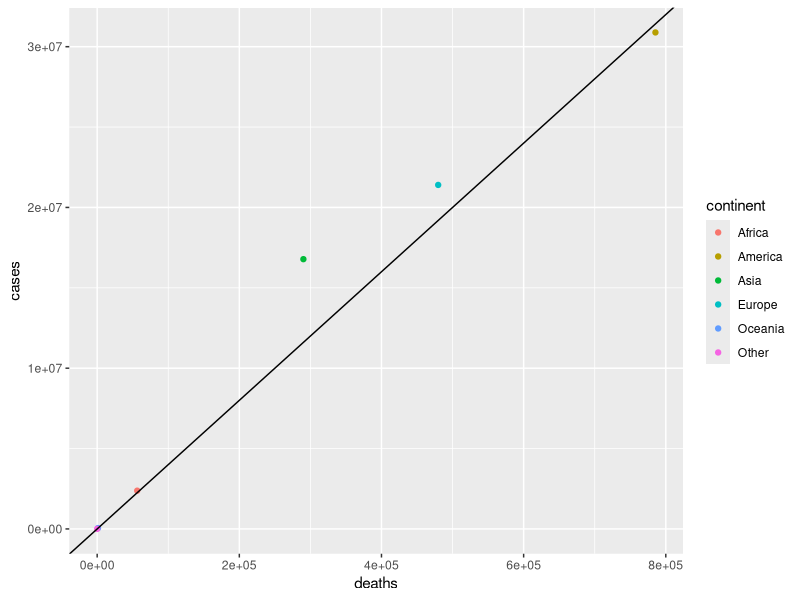
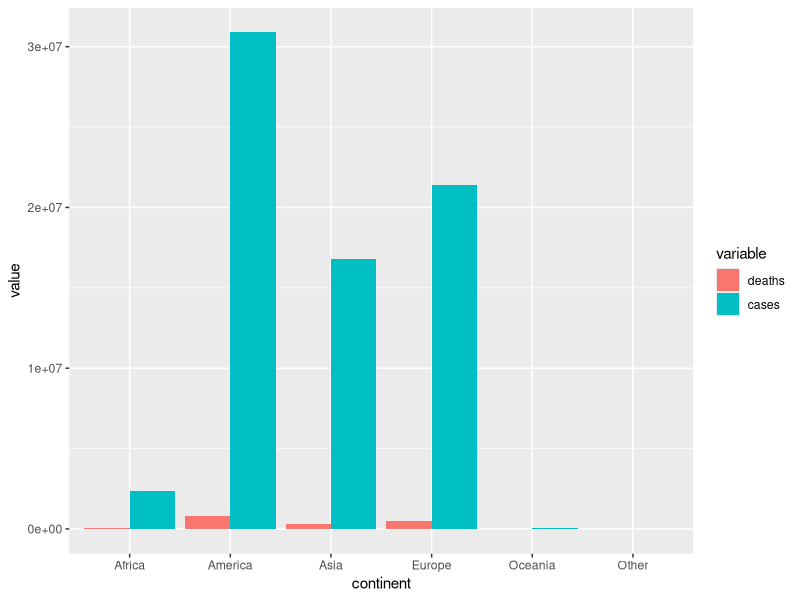
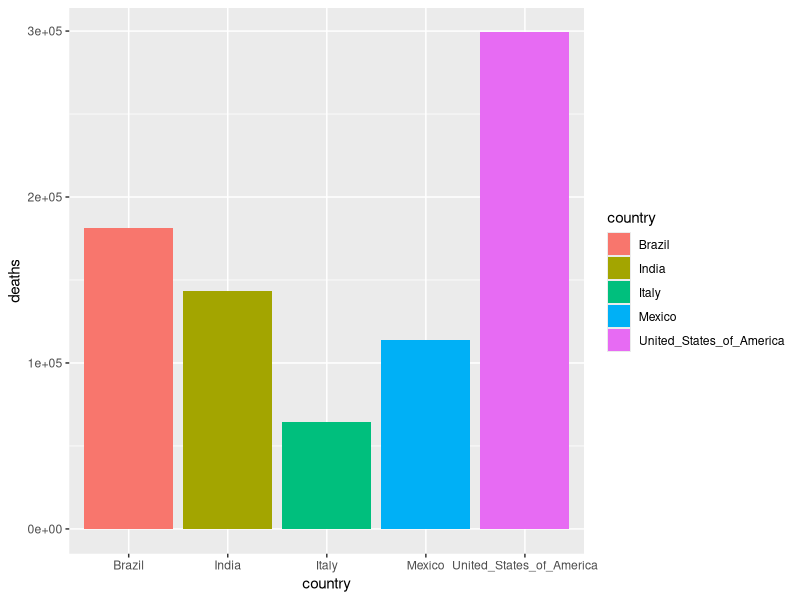
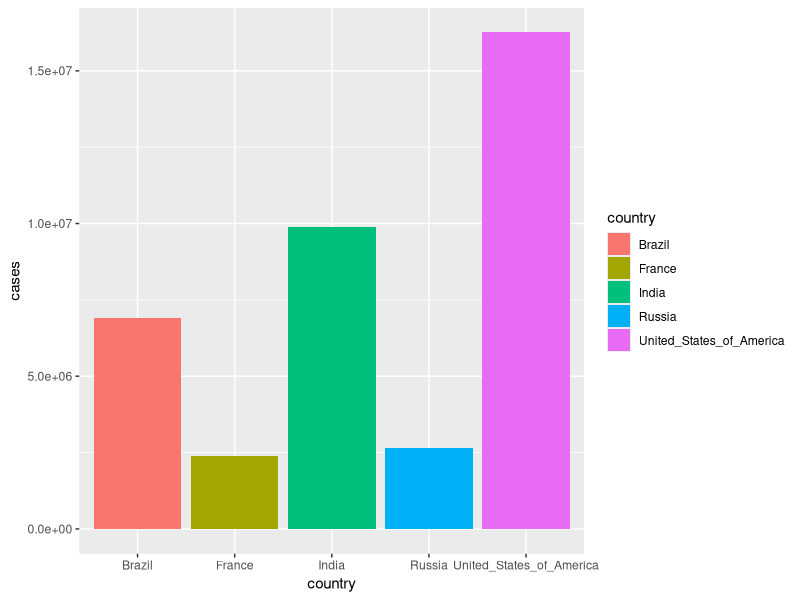
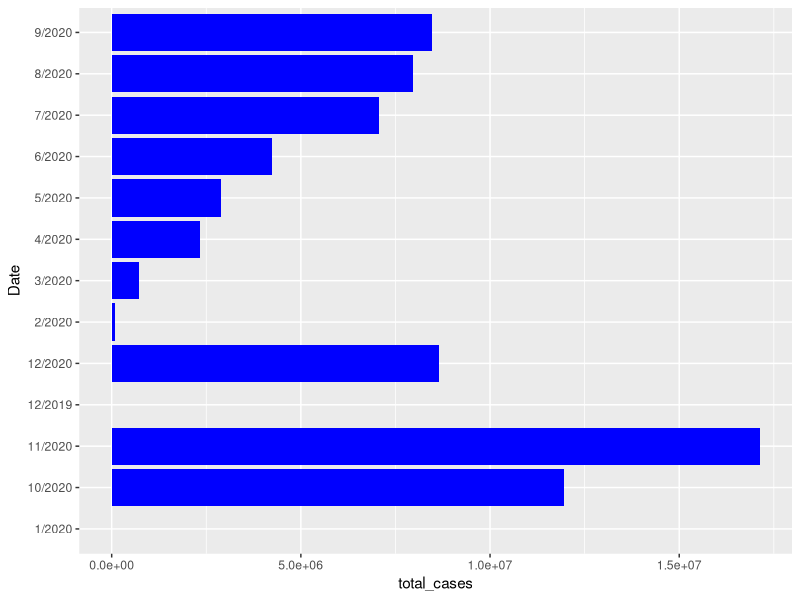
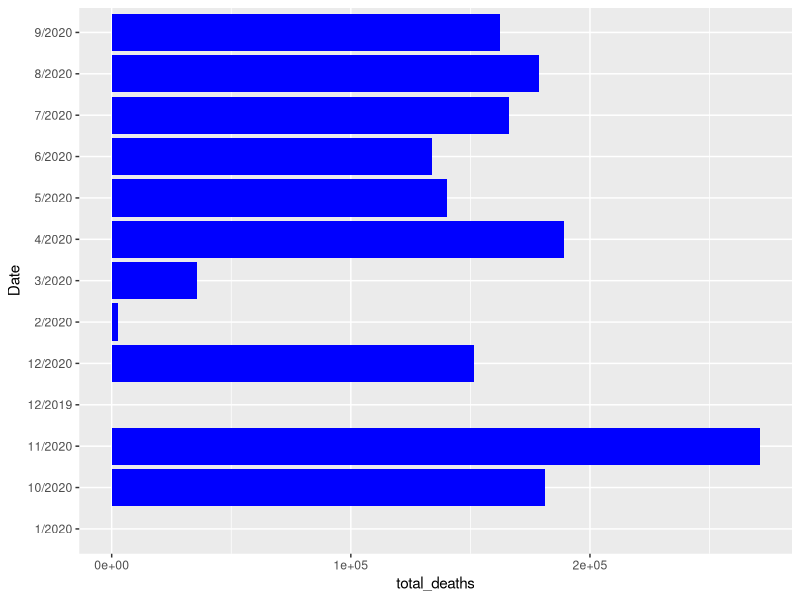

Reproduce these figures in R, in order.
library(ggplot2)
library(dplyr)
library(reshape2)
library(tidyverse)

df <- read.csv('covid.csv', header=TRUE, sep=';')

df1<-df %>% 
  select(continent, deaths, cases) %>%
  group_by(continent)%>%
  summarise(deaths=sum(deaths),cases=sum(cases))
ggplot(df1, aes(x=deaths,y=cases,color=continent))+
  geom_point() + geom_abline(slope=40)
cor(df1['cases'],df1['deaths'])
#It is obvious the fact that there is correlation between the total number of cases and the total number of deaths

df2<- melt(df1, id.vars='continent')
ggplot(df2,aes(x=continent,y=value,fill=variable)) + 
  geom_bar(stat='identity',position='dodge')
#Plotting number of deaths/cases vs continents with two different bar graphs

df3<-df%>%
  select(country,deaths)%>%
  group_by(country)%>%
  summarise(deaths=sum(deaths))%>%
  arrange(desc(deaths))
df3<-df3[1:5,]
ggplot(df3,aes(x=country,y=deaths,fill=country))+
  geom_bar(stat='identity',position='dodge')
#Top 5 countries with the highest number of deaths

df4<-df%>%
  select(country,cases)%>%
  group_by(country)%>%
  summarise(cases=sum(cases))%>%
  arrange(desc(cases))
df4<-df4[1:5,]
ggplot(df4, aes(x=country,y=cases,fill=country))+
  geom_bar(stat="identity",position='dodge')
#Top 5 countries with the highest number of cases


df5 <-df%>%
  select(month,cases,year)%>%
  group_by(year,month)%>%
  summarise(total_cases=sum(cases))%>%
  arrange(year)%>%
  mutate(Date=paste(as.character(month),as.character(year), sep="/"))%>%
  arrange(Date)
df5
ggplot(df5, aes(x=total_cases,y=Date)) +
  geom_bar(stat='identity',position='dodge',fill='blue')
#We plot the total number of cases by month

df6 <-df%>%
  select(month,deaths,year)%>%
  group_by(year,month)%>%
  summarise(total_deaths=sum(deaths))%>%
  arrange(year)%>%
  mutate(Date=paste(as.character(month),as.character(year), sep="/"))%>%
  arrange(Date)
df6
ggplot(df6, aes(x=total_deaths,y=Date)) +
  geom_bar(stat='identity',position='dodge',fill='blue')
#We plot the total number of deaths by month

df7 <-df%>%
  select(day,month,year,cases,deaths)%>%
  group_by(day,year,month)%>%
  summarise(cases=sum(cases),deaths=sum(deaths))
df7
df7[which.max(df7$deaths),]
df7[which.max(df7$cases),]
#Days with the highest number of cases and deaths 
